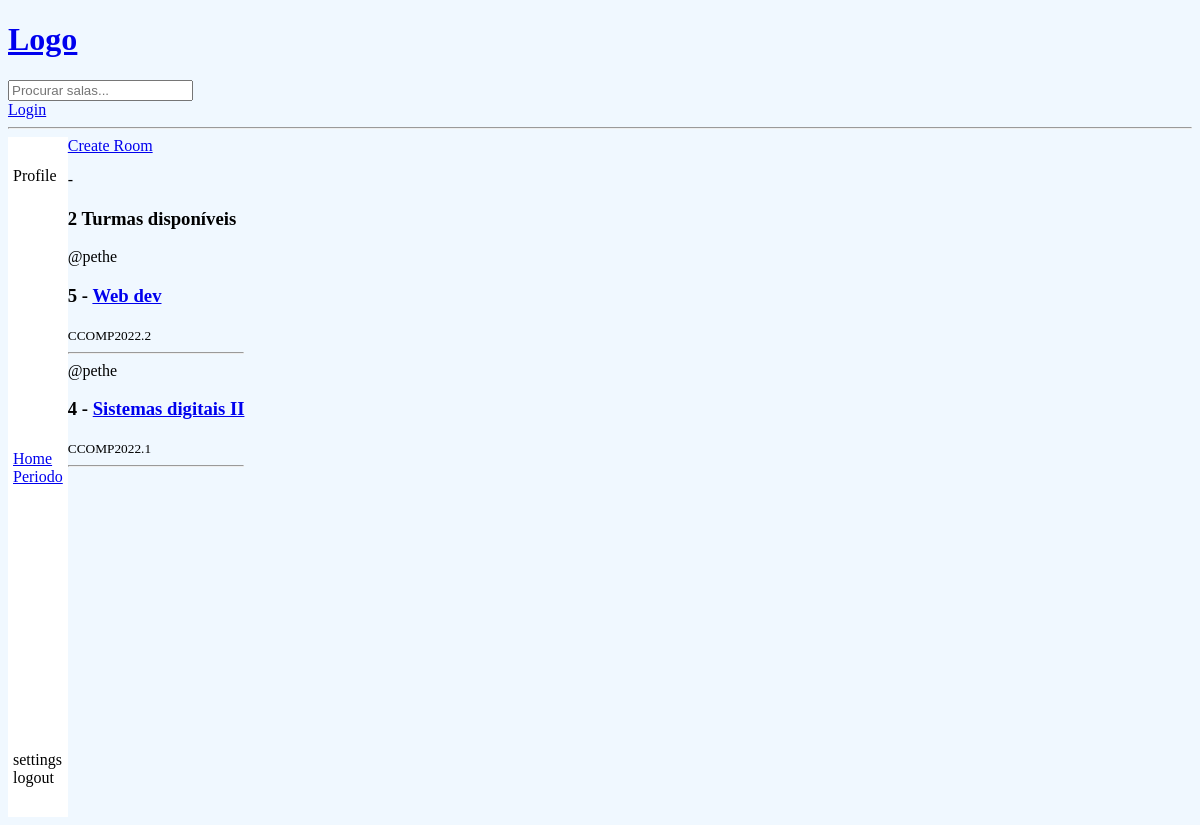
The page / on the database its author committed.
### base/models.py (models this page shows, shortened)
class Room(models.Model):
    host = models.ForeignKey(User, on_delete=models.SET_NULL, null=True)
    classe = models.ForeignKey(Classe, on_delete=models.SET_NULL, null=True)
    name = models.CharField(max_length=200)
    desc = models.TextField(null=True, blank=True)
    updated = models.DateTimeField(auto_now=True)
    created = models.DateTimeField(auto_now_add=True)
    class Meta:
        ordering = ['-updated', '-created']

class Classe(models.Model):
    name = models.CharField(max_length=200)
    def __str__(self):
        return self.name

### base/views.py (the view)
# urls.py: path('', views.home, name="home"),
def home(request):
    q = request.GET.get('q') if request.GET.get(
        'q') != None else ''
    rooms = Room.objects.filter(Q(classe__name__icontains=q) | Q(
        name__icontains=q) | Q(desc__icontains=q))
    classes = Classe.objects.all()
    room_count = rooms.count()
    classes_count = classes.count()
    context = {'rooms': rooms, 'classes': classes,
               'q': q, 'room_count': room_count, 'classes_count': classes_count}
    return render(request, 'base/home.html', context)

### base/templates/base/home.html (shortened to what this page needs)
{% extends 'main.html' %}
{% block content %}
    <div class="home-content">
        <div class="home-side-left">
            <div class="profile">
                <div>Profile</div>
            </div>
            <div class="side-left-options">
                <ul class="options">
                    <li> <a href="{% url 'home' %}">Home</a></li>
                    <li> <a href="{% url 'home' %}?q=periodo">Periodo</a></li>
                </ul>
            </div>
            <div class="configs">
                <div>settings</div>
                <div>logout</div>
            </div>
        </div>
        <div>
            <a href="{% url 'create-room' %}">Create Room</a>
            <p>-</p>
            <div>
                {% if q != 'periodo' %}
                    <h3>{{room_count}} Turmas disponíveis</h3>
                    {% for room in rooms %}
                        <div>
                            <span>@{{room.host}}</span>
                            <h3>{{room.id}} - <a href="{% url 'room' room.id%}">{{room.name}}</a> </h3>
                            <small>{{room.classe}}</small>
                            <hr>
                        </div>
                    {% endfor %}
                {% endif %}
            </div>
        </div>
    </div>
{% endblock %}

### base/templates/base/home.html (style rules this page uses)
body { background-color: aliceblue; }
.home-content { display: flex; height: calc(100vh - 120px); }
.home-side-left { background-color: white; padding: 10px 5px; display: flex; flex-direction: column; justify-content: space-between; }
.profile { padding: 20px 0px; }
.side-left-options ul { list-style: none; }
.options { padding: 20px 0px; }
.configs { padding: 20px 0px; }

### rows shown on the page
Room: host "pethe", id "5", name "Web dev", classe "CCOMP2022.2"
Room: host "pethe", id "4", name "Sistemas digitais II", classe "CCOMP2022.1"

### other values the page prints
{{ room_count }} "2"
